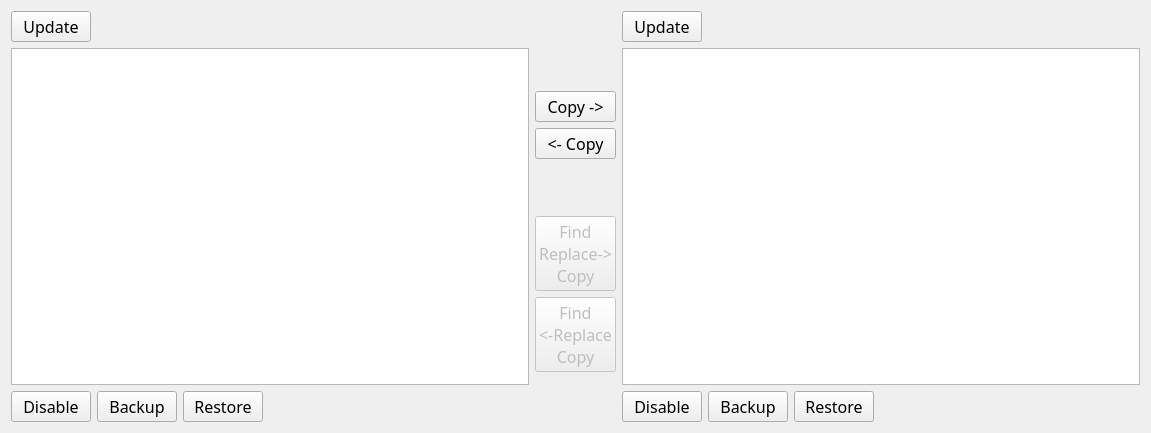
<?xml version="1.0" encoding="UTF-8"?>
<ui version="4.0">
 <class>Form</class>
 <widget class="QWidget" name="Form">
  <property name="geometry">
   <rect>
    <x>0</x>
    <y>0</y>
    <width>1151</width>
    <height>433</height>
   </rect>
  </property>
  <property name="windowTitle">
   <string>Form</string>
  </property>
  <layout class="QHBoxLayout" name="horizontalLayout">
   <item>
    <layout class="QVBoxLayout" name="verticalLayoutSVAllLeft">
     <item>
      <layout class="QHBoxLayout" name="horizontalSVTopButtonsLeft">
       <item>
        <layout class="QHBoxLayout" name="horizontalLayoutSVTopPushButtonsLeft">
         <item>
          <widget class="QPushButton" name="pushButtonUpdateSVLeft">
           <property name="maximumSize">
            <size>
             <width>85</width>
             <height>16777215</height>
            </size>
           </property>
           <property name="font">
            <font>
             <family>Waree</family>
             <pointsize>12</pointsize>
            </font>
           </property>
           <property name="contextMenuPolicy">
            <enum>Qt::NoContextMenu</enum>
           </property>
           <property name="toolTip">
            <string>Update the list of Scheduled Views based on your curently entered credentials. </string>
           </property>
           <property name="text">
            <string>Update</string>
           </property>
          </widget>
         </item>
         <item>
          <spacer name="horizontalSpacer_34">
           <property name="orientation">
            <enum>Qt::Horizontal</enum>
           </property>
           <property name="sizeHint" stdset="0">
            <size>
             <width>40</width>
             <height>20</height>
            </size>
           </property>
          </spacer>
         </item>
        </layout>
       </item>
      </layout>
     </item>
     <item>
      <widget class="QListWidget" name="SVListWidgetLeft">
       <property name="font">
        <font>
         <family>Waree</family>
         <pointsize>12</pointsize>
        </font>
       </property>
       <property name="selectionMode">
        <enum>QAbstractItemView::ExtendedSelection</enum>
       </property>
       <property name="sortingEnabled">
        <bool>true</bool>
       </property>
      </widget>
     </item>
     <item>
      <layout class="QHBoxLayout" name="horizontalLayoutSVBottomButtonsLeft">
       <item>
        <widget class="QPushButton" name="pushButtonSVDeleteLeft">
         <property name="maximumSize">
          <size>
           <width>85</width>
           <height>16777215</height>
          </size>
         </property>
         <property name="font">
          <font>
           <family>Waree</family>
           <pointsize>12</pointsize>
          </font>
         </property>
         <property name="toolTip">
          <string>Disable/Delete the currently selected Scheduled View(s).</string>
         </property>
         <property name="text">
          <string>Disable</string>
         </property>
        </widget>
       </item>
       <item>
        <widget class="QPushButton" name="pushButtonSVBackupLeft">
         <property name="maximumSize">
          <size>
           <width>85</width>
           <height>16777215</height>
          </size>
         </property>
         <property name="font">
          <font>
           <family>Waree</family>
           <pointsize>12</pointsize>
          </font>
         </property>
         <property name="toolTip">
          <string>Backup the selected Scheduled View(s) to file. Each SV will be written to it's own JSON file. </string>
         </property>
         <property name="text">
          <string>Backup</string>
         </property>
        </widget>
       </item>
       <item>
        <widget class="QPushButton" name="pushButtonSVRestoreLeft">
         <property name="maximumSize">
          <size>
           <width>85</width>
           <height>16777215</height>
          </size>
         </property>
         <property name="font">
          <font>
           <family>Waree</family>
           <pointsize>12</pointsize>
          </font>
         </property>
         <property name="toolTip">
          <string>Restore one or more Scheduled Views from file(s). These must be properly formatted JSON, either from a previous backup or created in accordance with the Sumo Logic API documentation. </string>
         </property>
         <property name="text">
          <string>Restore</string>
         </property>
        </widget>
       </item>
       <item>
        <spacer name="horizontalSpacer_40">
         <property name="orientation">
          <enum>Qt::Horizontal</enum>
         </property>
         <property name="sizeHint" stdset="0">
          <size>
           <width>40</width>
           <height>20</height>
          </size>
         </property>
        </spacer>
       </item>
      </layout>
     </item>
    </layout>
   </item>
   <item>
    <layout class="QVBoxLayout" name="verticalLayoutSVCenterButton">
     <item>
      <spacer name="verticalSpacer_19">
       <property name="orientation">
        <enum>Qt::Vertical</enum>
       </property>
       <property name="sizeHint" stdset="0">
        <size>
         <width>20</width>
         <height>80</height>
        </size>
       </property>
      </spacer>
     </item>
     <item>
      <widget class="QPushButton" name="pushButtonSVCopyLeftToRight">
       <property name="font">
        <font>
         <family>Waree</family>
         <pointsize>12</pointsize>
        </font>
       </property>
       <property name="contextMenuPolicy">
        <enum>Qt::NoContextMenu</enum>
       </property>
       <property name="toolTip">
        <string>Copy the selected scheduled view(s) from the left org to the right org.</string>
       </property>
       <property name="text">
        <string>Copy -&gt;</string>
       </property>
      </widget>
     </item>
     <item>
      <widget class="QPushButton" name="pushButtonSVCopyRightToLeft">
       <property name="font">
        <font>
         <family>Waree</family>
         <pointsize>12</pointsize>
        </font>
       </property>
       <property name="contextMenuPolicy">
        <enum>Qt::NoContextMenu</enum>
       </property>
       <property name="toolTip">
        <string>Copy the selected scheduled view(s) from the right org to the left org.</string>
       </property>
       <property name="text">
        <string>&lt;- Copy</string>
       </property>
      </widget>
     </item>
     <item>
      <spacer name="verticalSpacer_20">
       <property name="orientation">
        <enum>Qt::Vertical</enum>
       </property>
       <property name="sizeHint" stdset="0">
        <size>
         <width>20</width>
         <height>40</height>
        </size>
       </property>
      </spacer>
     </item>
     <item>
      <widget class="QPushButton" name="pushButtonSVFindReplaceCopyLeftToRight">
       <property name="enabled">
        <bool>false</bool>
       </property>
       <property name="font">
        <font>
         <family>Waree</family>
         <pointsize>12</pointsize>
        </font>
       </property>
       <property name="contextMenuPolicy">
        <enum>Qt::NoContextMenu</enum>
       </property>
       <property name="toolTip">
        <string>Coming Soon!</string>
       </property>
       <property name="text">
        <string>Find 
Replace-&gt;
Copy</string>
       </property>
      </widget>
     </item>
     <item>
      <widget class="QPushButton" name="pushButtonSVFindReplaceCopyRightToLeft">
       <property name="enabled">
        <bool>false</bool>
       </property>
       <property name="font">
        <font>
         <family>Waree</family>
         <pointsize>12</pointsize>
        </font>
       </property>
       <property name="contextMenuPolicy">
        <enum>Qt::NoContextMenu</enum>
       </property>
       <property name="toolTip">
        <string>Coming Soon!</string>
       </property>
       <property name="text">
        <string>Find 
&lt;-Replace
Copy</string>
       </property>
      </widget>
     </item>
     <item>
      <spacer name="verticalSpacer_21">
       <property name="orientation">
        <enum>Qt::Vertical</enum>
       </property>
       <property name="sizeHint" stdset="0">
        <size>
         <width>20</width>
         <height>40</height>
        </size>
       </property>
      </spacer>
     </item>
    </layout>
   </item>
   <item>
    <layout class="QVBoxLayout" name="verticalLayoutSVAllRight">
     <item>
      <layout class="QHBoxLayout" name="horizontalSVTopButtonsRight">
       <item>
        <layout class="QHBoxLayout" name="horizontalLayoutSVTopPushButtonsRight">
         <item>
          <widget class="QPushButton" name="pushButtonUpdateSVRight">
           <property name="maximumSize">
            <size>
             <width>85</width>
             <height>16777215</height>
            </size>
           </property>
           <property name="font">
            <font>
             <family>Waree</family>
             <pointsize>12</pointsize>
            </font>
           </property>
           <property name="contextMenuPolicy">
            <enum>Qt::NoContextMenu</enum>
           </property>
           <property name="toolTip">
            <string>Update the list of Scheduled Views based on your curently entered credentials. </string>
           </property>
           <property name="text">
            <string>Update</string>
           </property>
          </widget>
         </item>
         <item>
          <spacer name="horizontalSpacer_37">
           <property name="orientation">
            <enum>Qt::Horizontal</enum>
           </property>
           <property name="sizeHint" stdset="0">
            <size>
             <width>40</width>
             <height>20</height>
            </size>
           </property>
          </spacer>
         </item>
        </layout>
       </item>
      </layout>
     </item>
     <item>
      <widget class="QListWidget" name="SVListWidgetRight">
       <property name="font">
        <font>
         <family>Waree</family>
         <pointsize>12</pointsize>
        </font>
       </property>
       <property name="selectionMode">
        <enum>QAbstractItemView::ExtendedSelection</enum>
       </property>
       <property name="sortingEnabled">
        <bool>true</bool>
       </property>
      </widget>
     </item>
     <item>
      <layout class="QHBoxLayout" name="horizontalLayoutSVBottomButtonsRight">
       <item>
        <widget class="QPushButton" name="pushButtonSVDeleteRight">
         <property name="maximumSize">
          <size>
           <width>85</width>
           <height>16777215</height>
          </size>
         </property>
         <property name="font">
          <font>
           <family>Waree</family>
           <pointsize>12</pointsize>
          </font>
         </property>
         <property name="toolTip">
          <string>Disable/Delete the currently selected Scheduled View(s).</string>
         </property>
         <property name="text">
          <string>Disable</string>
         </property>
        </widget>
       </item>
       <item>
        <widget class="QPushButton" name="pushButtonSVBackupRight">
         <property name="maximumSize">
          <size>
           <width>85</width>
           <height>16777215</height>
          </size>
         </property>
         <property name="font">
          <font>
           <family>Waree</family>
           <pointsize>12</pointsize>
          </font>
         </property>
         <property name="toolTip">
          <string>Backup the selected Scheduled View(s) to file. Each SV will be written to it's own JSON file. </string>
         </property>
         <property name="text">
          <string>Backup</string>
         </property>
        </widget>
       </item>
       <item>
        <widget class="QPushButton" name="pushButtonSVRestoreRight">
         <property name="maximumSize">
          <size>
           <width>85</width>
           <height>16777215</height>
          </size>
         </property>
         <property name="font">
          <font>
           <family>Waree</family>
           <pointsize>12</pointsize>
          </font>
         </property>
         <property name="toolTip">
          <string>Restore one or more Scheduled Views from file(s). These must be properly formatted JSON, either from a previous backup or created in accordance with the Sumo Logic API documentation. </string>
         </property>
         <property name="text">
          <string>Restore</string>
         </property>
        </widget>
       </item>
       <item>
        <spacer name="horizontalSpacer_39">
         <property name="orientation">
          <enum>Qt::Horizontal</enum>
         </property>
         <property name="sizeHint" stdset="0">
          <size>
           <width>40</width>
           <height>20</height>
          </size>
         </property>
        </spacer>
       </item>
      </layout>
     </item>
    </layout>
   </item>
  </layout>
 </widget>
 <resources/>
 <connections/>
</ui>
